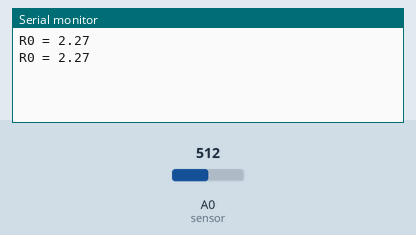
A sketch run on a simulated Arduino Uno, built with avr-gcc and run on an emulated ATmega328P. On the bench: the last lines printed to the serial monitor. The test bench sets the inputs (shaded band); at power-on: A0 (sensor) = 512.

Above: at 1.2 s.
1.3 s: A0 (sensor) set to 0
At 3.0 s:
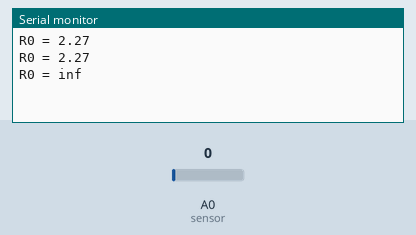
4.3 s: A0 (sensor) set to 122
At 5.2 s:
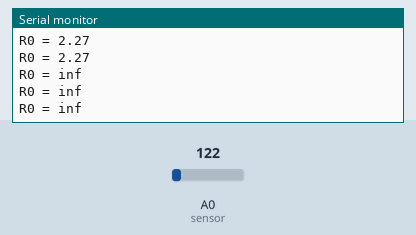

Measured:
- after the input at 1.3 s, the serial monitor: prints a new line after 0.88 s (image 1)

The sketch:

mq135_R0_avg.ino
```cpp
const unsigned long duration = 60000;

void setup() {
  Serial.begin(9600); // Baud rate
}

void loop() {
  float avg = 0.0; // Variable to store the average R0 value
  unsigned long startTime = millis();
  int counter = 0; // Counter for the number of iterations

  while (millis() - startTime < duration) {
    float sensorValue = 0; // Define variable for analog readings

    for (int x = 0; x < 500; x++) {
      sensorValue += analogRead(A0); // Add analog values of sensor 500 times
    }

    sensorValue /= 500.0; // Take average of readings

    float sensor_volt = sensorValue * (5.0 / 1023.0); // Convert average to voltage
    float RS_air = ((5.0 * 10.0) / sensor_volt) - 10.0; // Calculate RS in fresh air
    float R0 = RS_air / 4.4; // Calculate R0

    avg += R0; // Accumulate R0 values
    counter++; // Increment counter

    Serial.print("R0 = "); // Display "R0"
    Serial.println(R0); // Display value of R0
    delay(1000); // Wait 1 second
  }

  avg /= counter; // Calculate the average R0 value

  Serial.print("Average R0 = "); // Display "Average R0"
  Serial.println(avg); // Display the average R0 value
  delay(1000); // Wait 1 second
}
```
